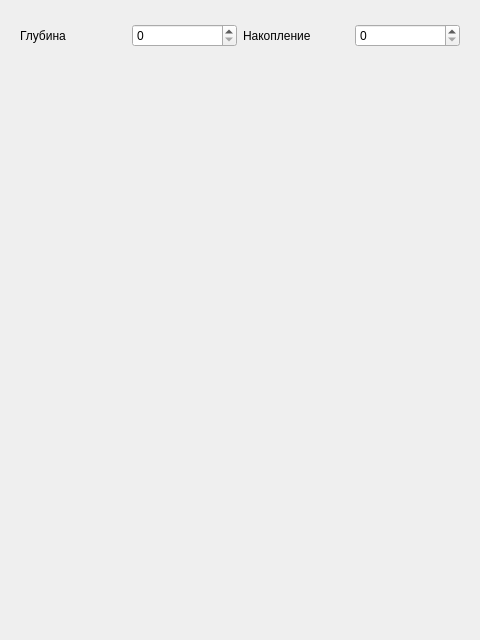
<?xml version="1.0" encoding="UTF-8"?>
<ui version="4.0">
 <class>Plotter</class>
 <widget class="QWidget" name="Plotter">
  <property name="geometry">
   <rect>
    <x>0</x>
    <y>0</y>
    <width>480</width>
    <height>640</height>
   </rect>
  </property>
  <property name="windowTitle">
   <string>Form</string>
  </property>
  <layout class="QVBoxLayout" name="verticalLayout">
   <item>
    <widget class="QWidget" name="widget_2" native="true">
     <property name="maximumSize">
      <size>
       <width>16777215</width>
       <height>50</height>
      </size>
     </property>
     <layout class="QGridLayout" name="gridLayout_2">
      <item row="0" column="0">
       <layout class="QGridLayout" name="gridLayout">
        <item row="0" column="2">
         <widget class="QLabel" name="label_2">
          <property name="text">
           <string>Накопление</string>
          </property>
         </widget>
        </item>
        <item row="0" column="0">
         <widget class="QLabel" name="label">
          <property name="text">
           <string>Глубина</string>
          </property>
         </widget>
        </item>
        <item row="0" column="1">
         <widget class="QSpinBox" name="spinBox">
          <property name="maximum">
           <number>750</number>
          </property>
         </widget>
        </item>
        <item row="0" column="3">
         <widget class="QSpinBox" name="spinBox_2">
          <property name="maximum">
           <number>750</number>
          </property>
         </widget>
        </item>
       </layout>
      </item>
     </layout>
    </widget>
   </item>
   <item>
    <layout class="QHBoxLayout" name="horizontalLayout">
     <item>
      <widget class="QCustomPlot" name="plot" native="true"/>
     </item>
    </layout>
   </item>
  </layout>
 </widget>
 <customwidgets>
  <customwidget>
   <class>QCustomPlot</class>
   <extends>QWidget</extends>
   <header>qcustomplot.h</header>
   <container>1</container>
  </customwidget>
 </customwidgets>
 <resources/>
 <connections/>
</ui>
